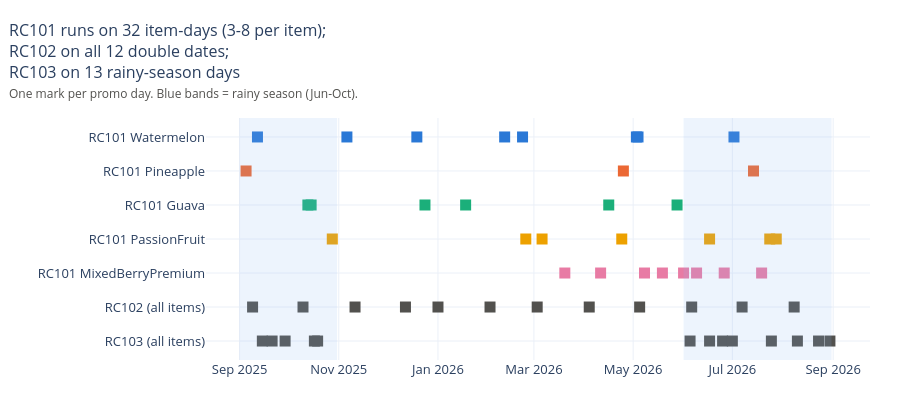

The cell this chart's notebook holds for it:
### Code cell
cal = promo.groupby(["base_code", "date", "sku"], as_index=False)["units_sold"].sum()
cal["row"] = np.where(cal["base_code"] == "RC101", "RC101 " + cal["sku"], cal["base_code"] + " (all items)")
rows = [f"RC101 {s}" for s in ITEMS] + ["RC102 (all items)", "RC103 (all items)"]
cal = cal.drop_duplicates(["row", "date"])
color = cal["sku"].where(cal["base_code"] == "RC101", "All items")
fig = px.scatter(cal, x="date", y="row", color=color, category_orders={"row": rows},
                 color_discrete_map={**ITEM_COLORS, "All items": "#52514e"},
                 labels={"date": "", "row": "", "color": ""})
fig.update_traces(marker=dict(size=11, symbol="square"), hovertemplate="%{y}: %{x|%a %d %b %Y}<extra></extra>")
for x0, x1 in [("2025-09-01", "2025-10-31"), ("2026-06-01", "2026-08-31")]:
    fig.add_vrect(x0=x0, x1=x1, fillcolor="#86b6ef", opacity=0.15, line_width=0)
n101 = len(rc101_days)
fig.update_layout(height=420, showlegend=False, title=subtitle(
    f"RC101 runs on {n101} item-days (3-8 per item); RC102 on all {schedule.loc['RC102', 'promo_days']} double dates; "
    f"RC103 on {schedule.loc['RC103', 'promo_days']} rainy-season days",
    "One mark per promo day. Blue bands = rainy season (Jun-Oct)."))
fig.show()

### Figure 1 — Plotly figure (JSON) as saved in the notebook; plotly's stock layout.template omitted (floating-point values rounded to 4 significant figures)
{"data": [{"hovertemplate": "%{y}: %{x|%a %d %b %Y}<extra></extra>", "legendgroup": "Pineapple", "marker": {"color": "#eb6834", "size": 11, "symbol": "square"}, "mode": "markers", "name": "Pineapple", "orientation": "v", "showlegend": true, "type": "scatter", "x": ["2025-09-05T00:00:00.000000", "2026-04-25T00:00:00.000000", "2026-07-14T00:00:00.000000"], "xaxis": "x", "y": ["RC101 Pineapple", "RC101 Pineapple", "RC101 Pineapple"], "yaxis": "y"}, {"hovertemplate": "%{y}: %{x|%a %d %b %Y}<extra></extra>", "legendgroup": "Watermelon", "marker": {"color": "#2a78d6", "size": 11, "symbol": "square"}, "mode": "markers", "name": "Watermelon", "orientation": "v", "showlegend": true, "type": "scatter", "x": ["2025-09-12T00:00:00.000000", "2025-11-06T00:00:00.000000", "2025-12-19T00:00:00.000000", "2026-02-11T00:00:00.000000", "2026-02-22T00:00:00.000000", "2026-05-03T00:00:00.000000", "2026-05-04T00:00:00.000000", "2026-07-02T00:00:00.000000"], "xaxis": "x", "y": ["RC101 Watermelon", "RC101 Watermelon", "RC101 Watermelon", "RC101 Watermelon", "RC101 Watermelon", "RC101 Watermelon", "RC101 Watermelon", "RC101 Watermelon"], "yaxis": "y"}, {"hovertemplate": "%{y}: %{x|%a %d %b %Y}<extra></extra>", "legendgroup": "Guava", "marker": {"color": "#1baf7a", "size": 11, "symbol": "square"}, "mode": "markers", "name": "Guava", "orientation": "v", "showlegend": true, "type": "scatter", "x": ["2025-10-13T00:00:00.000000", "2025-10-15T00:00:00.000000", "2025-12-24T00:00:00.000000", "2026-01-18T00:00:00.000000", "2026-04-16T00:00:00.000000", "2026-05-28T00:00:00.000000"], "xaxis": "x", "y": ["RC101 Guava", "RC101 Guava", "RC101 Guava", "RC101 Guava", "RC101 Guava", "RC101 Guava"], "yaxis": "y"}, {"hovertemplate": "%{y}: %{x|%a %d %b %Y}<extra></extra>", "legendgroup": "PassionFruit", "marker": {"color": "#eda100", "size": 11, "symbol": "square"}, "mode": "markers", "name": "PassionFruit", "orientation": "v", "showlegend": true, "type": "scatter", "x": ["2025-10-28T00:00:00.000000", "2026-02-24T00:00:00.000000", "2026-03-06T00:00:00.000000", "2026-04-24T00:00:00.000000", "2026-06-17T00:00:00.000000", "2026-07-24T00:00:00.000000", "2026-07-28T00:00:00.000000"], "xaxis": "x", "y": ["RC101 PassionFruit", "RC101 PassionFruit", "RC101 PassionFruit", "RC101 PassionFruit", "RC101 PassionFruit", "RC101 PassionFruit", "RC101 PassionFruit"], "yaxis": "y"}, {"hovertemplate": "%{y}: %{x|%a %d %b %Y}<extra></extra>", "legendgroup": "MixedBerryPremium", "marker": {"color": "#e87ba4", "size": 11, "symbol": "square"}, "mode": "markers", "name": "MixedBerryPremium", "orientation": "v", "showlegend": true, "type": "scatter", "x": ["2026-03-20T00:00:00.000000", "2026-04-11T00:00:00.000000", "2026-05-08T00:00:00.000000", "2026-05-19T00:00:00.000000", "2026-06-01T00:00:00.000000", "2026-06-09T00:00:00.000000", "2026-06-26T00:00:00.000000", "2026-07-19T00:00:00.000000"], "xaxis": "x", "y": ["RC101 MixedBerryPremium", "RC101 MixedBerryPremium", "RC101 MixedBerryPremium", "RC101 MixedBerryPremium", "RC101 MixedBerryPremium", "RC101 MixedBerryPremium", "RC101 MixedBerryPremium", "RC101 MixedBerryPremium"], "yaxis": "y"}, {"hovertemplate": "%{y}: %{x|%a %d %b %Y}<extra></extra>", "legendgroup": "All items", "marker": {"color": "#52514e", "size": 11, "symbol": "square"}, "mode": "markers", "name": "All items", "orientation": "v", "showlegend": true, "type": "scatter", "x": ["2025-09-09T00:00:00.000000", "2025-10-10T00:00:00.000000", "2025-11-11T00:00:00.000000", "2025-12-12T00:00:00.000000", "2026-01-01T00:00:00.000000", "2026-02-02T00:00:00.000000", "2026-03-03T00:00:00.000000", "2026-04-04T00:00:00.000000", "2026-05-05T00:00:00.000000", "2026-06-06T00:00:00.000000", "2026-07-07T00:00:00.000000", "2026-08-08T00:00:00.000000", "2025-09-15T00:00:00.000000", "2025-09-21T00:00:00.000000", "2025-09-29T00:00:00.000000", "2025-10-17T00:00:00.000000", "2025-10-19T00:00:00.000000", "2026-06-05T00:00:00.000000", "2026-06-17T00:00:00.000000", "2026-06-25T00:00:00.000000", "2026-07-01T00:00:00.000000", "2026-07-25T00:00:00.000000", "2026-08-10T00:00:00.000000", "2026-08-23T00:00:00.000000", "2026-08-30T00:00:00.000000"], "xaxis": "x", "y": ["RC102 (all items)", "RC102 (all items)", "RC102 (all items)", "RC102 (all items)", "RC102 (all items)", "RC102 (all items)", "RC102 (all items)", "RC102 (all items)", "RC102 (all items)", "RC102 (all items)", "RC102 (all items)", "RC102 (all items)", "RC103 (all items)", "RC103 (all items)", "RC103 (all items)", "RC103 (all items)", "RC103 (all items)", "RC103 (all items)", "RC103 (all items)", "RC103 (all items)", "RC103 (all items)", "RC103 (all items)", "RC103 (all items)", "RC103 (all items)", "RC103 (all items)"], "yaxis": "y"}], "layout": {"height": 420, "legend": {"title": {"text": ""}, "tracegroupgap": 0}, "shapes": [{"fillcolor": "#86b6ef", "line": {"width": 0}, "opacity": 0.15, "type": "rect", "x0": "2025-09-01", "x1": "2025-10-31", "xref": "x", "y0": 0, "y1": 1, "yref": "y domain"}, {"fillcolor": "#86b6ef", "line": {"width": 0}, "opacity": 0.15, "type": "rect", "x0": "2026-06-01", "x1": "2026-08-31", "xref": "x", "y0": 0, "y1": 1, "yref": "y domain"}], "showlegend": false, "title": {"font": {"size": 16}, "pad": {"t": 36}, "text": "RC101 runs on 32 item-days (3-8 per item);<br>RC102 on all 12 double dates;<br>RC103 on 13 rainy-season days<br><span style='font-size:12px;color:#52514e'>One mark per promo day. Blue bands = rainy season (Jun-Oct).</span>", "x": 0.01, "xanchor": "left", "y": 1, "yanchor": "top", "yref": "container"}, "xaxis": {"anchor": "y", "domain": [0.0, 1.0], "title": {"text": ""}}, "yaxis": {"anchor": "x", "categoryarray": ["RC103 (all items)", "RC102 (all items)", "RC101 MixedBerryPremium", "RC101 PassionFruit", "RC101 Guava", "RC101 Pineapple", "RC101 Watermelon"], "categoryorder": "array", "domain": [0.0, 1.0], "title": {"text": ""}}}}
